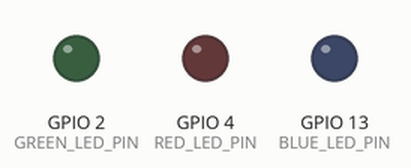
Bench run of a program on a simulated ESP32. Shown: output pins drawn as LEDs (lit = HIGH).

Above: at 0.2 s.
At 0.7 s:
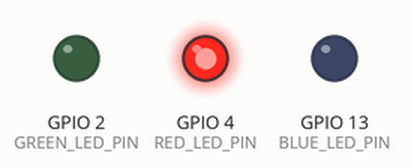
At 1.7 s:
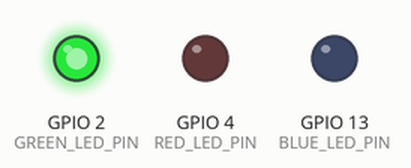
At 2.7 s:
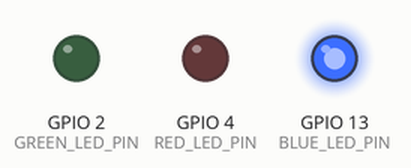
Timing chart, 0 to 3.5 s (numbered marks = the images above):
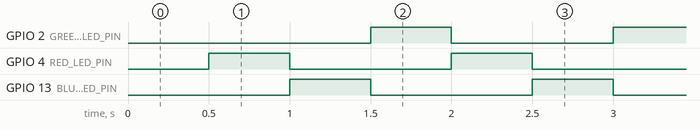

The program:

main.cpp
```cpp
// (licence header left out)
/* include header files */
#include <Arduino.h>

/* set led pin */
#define GREEN_LED_PIN 	2
#define RED_LED_PIN 	4
#define BLUE_LED_PIN 	13

/* led on off */
#define LED_OFF	0
#define LED_ON	1

uint8_t ui8LEDState = 0;
uint8_t ui8LEDIndexCounter=0;

/* hardware timer */
hw_timer_t * timer = NULL;

/* unlocking timer mux */
portMUX_TYPE timerMux = portMUX_INITIALIZER_UNLOCKED;

/* timer and intruppt function */
void Timer_Start(void);
void IRAM_ATTR timercallback();

void setup() {

	/* set LED pin to output*/
	pinMode(GREEN_LED_PIN, OUTPUT);
	pinMode(RED_LED_PIN, OUTPUT);
	pinMode(BLUE_LED_PIN, OUTPUT);

	/* set led initaial state to LOW */
	digitalWrite(GREEN_LED_PIN,LOW);
	digitalWrite(RED_LED_PIN,LOW);
	digitalWrite(BLUE_LED_PIN,LOW);
	ui8LEDState = LED_OFF;

	/* start timer module */
	noInterrupts();
    Timer_Start();
    interrupts();
}

void loop() {

}

/* This function sets timer */
void Timer_Start(void){

	/* set timer0 to 80MHz */
	timer = timerBegin(0, 80, true);

	/* attach interrupt to timer */
	timerAttachInterrupt(timer, &timercallback, true);

	/* 500 ms interrupt */
	timerAlarmWrite(timer, 500000, true);

	/* enable timer */
	timerAlarmEnable(timer);
}

/* interrupt callback function  */
void IRAM_ATTR timercallback() {
	portENTER_CRITICAL_ISR(&timerMux);

	ui8LEDIndexCounter++;
	if(ui8LEDIndexCounter > 2){
		ui8LEDIndexCounter = 0;
	}

	if(ui8LEDIndexCounter == 0){
		digitalWrite(GREEN_LED_PIN,HIGH);
		digitalWrite(RED_LED_PIN,LOW);
		digitalWrite(BLUE_LED_PIN,LOW);
	}else if(ui8LEDIndexCounter == 1){
		digitalWrite(GREEN_LED_PIN,LOW);
		digitalWrite(RED_LED_PIN,HIGH);
		digitalWrite(BLUE_LED_PIN,LOW);
	}else if(ui8LEDIndexCounter == 2){
		digitalWrite(GREEN_LED_PIN,LOW);
		digitalWrite(RED_LED_PIN,LOW);
		digitalWrite(BLUE_LED_PIN,HIGH);
	}else{
		//devare kapadu
	}

	portEXIT_CRITICAL_ISR(&timerMux);
}
```

Measured:
- by itself, GPIO 2 (GREEN_LED_PIN), GPIO 4 (RED_LED_PIN), GPIO 13 (BLUE_LED_PIN): alternates HIGH for 0.50 s and LOW for 1.0 s
- by itself, everything shown: repeats every 1.5 s, in 3 steps
